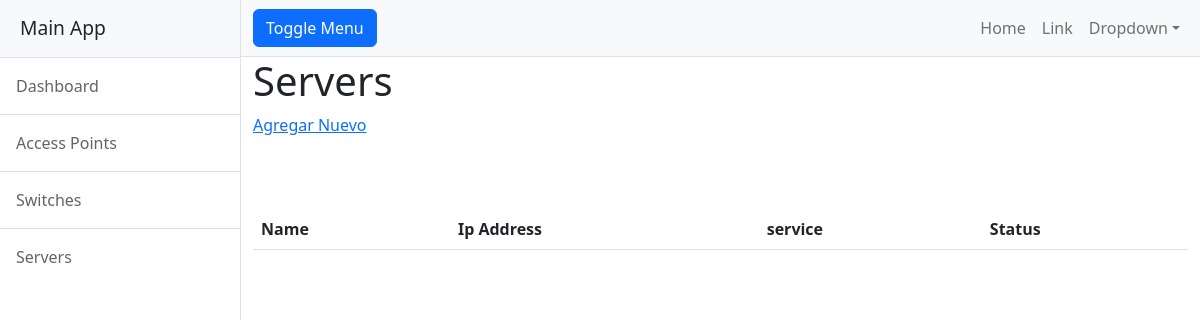
The page /main-app/servers on the database as committed earlier.
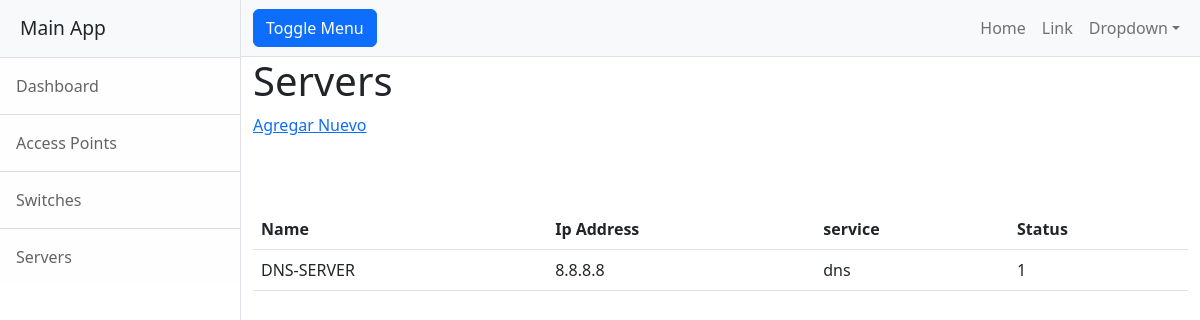
The same page on the database as committed later.
### MainApp/models.py (models this page shows)
class Servers(models.Model):
    deviceName = models.CharField(max_length=30)
    ipAddress = models.GenericIPAddressField(unique=True)
    service = models.CharField(max_length=10)
    status = models.IntegerField()

### MainApp/views.py (the view)
# urls.py: path('servers', views.servers, name="Servers"),
def servers(req):
    all_servers = Servers.objects.all()
    return render(req, 'servers.html', {"servers": all_servers})

### MainApp/templates/servers.html
{% extends "base.html" %}
    {% load static %}
    {% block content %}
    <h1> Servers</h1>
    <a href="{% url 'AddServer' %}" >Agregar Nuevo</a>
    <br></br>
    <br></br>
    <table class="table">
        <tr><th>Name</th><th>Ip Address</th><th>service</th><th>Status</th></tr>
            {% for server in servers %}
            <tr>
                <td>{{server.deviceName}}</td>
                <td>{{server.ipAddress}}</td>
                <td>{{server.service}}</td>
                <td>{{server.status}}</td>
            </tr>
            {% endfor %}
        </table>
    {% endblock %}

Rows that differ between the two databases and show on the page:
added Servers: deviceName "DNS-SERVER", ipAddress "8.8.8.8", service "dns", status "1"
